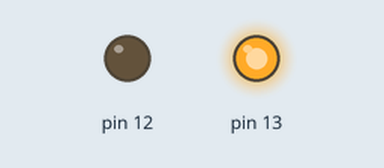
This sketch was run on a simulated Arduino Uno, built with avr-gcc and run on an emulated ATmega328P. Parts: output pins drawn as LEDs (lit = HIGH).

Above: at 0.2 s.
At 7.2 s:
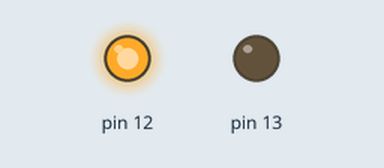
At 14.7 s:
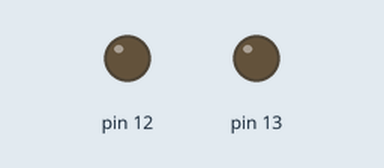
Timing chart, 0 to 15.6 s (numbered marks = the images above):
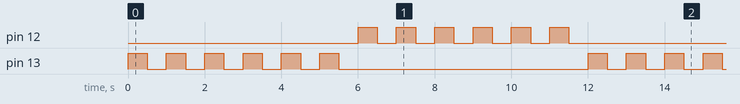

The sketch:

blinking_using_loop.ino
```cpp
void setup(){
  pinMode(13, OUTPUT);
  pinMode(12, OUTPUT);
}

void loop(){
  for(int i=0;i<=5;i++)
  {
  digitalWrite(13, HIGH);
  delay(500);
  digitalWrite(13, LOW);
  delay(500);
  }

  for(int i=0;i<=5;i++)
  {
  digitalWrite(12,HIGH);
  delay(500);
  digitalWrite(12,LOW);
  delay(500);
  }
}
```

Measured:
- by itself, pin 12, pin 13: repeats every 12.0 s: 5 × (LOW 0.50 s, HIGH 0.50 s), LOW 6.5 s, HIGH 0.50 s
- by itself, everything shown: repeats every 12.0 s, in 24 steps
